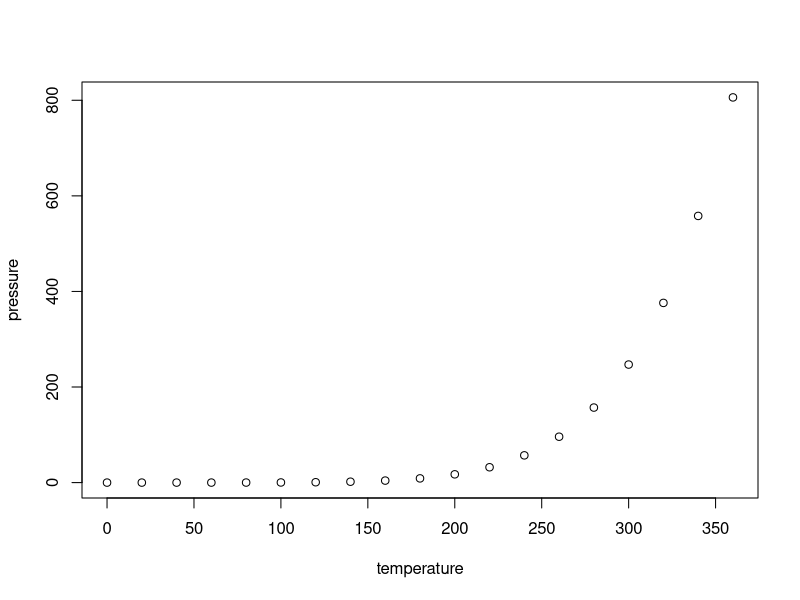
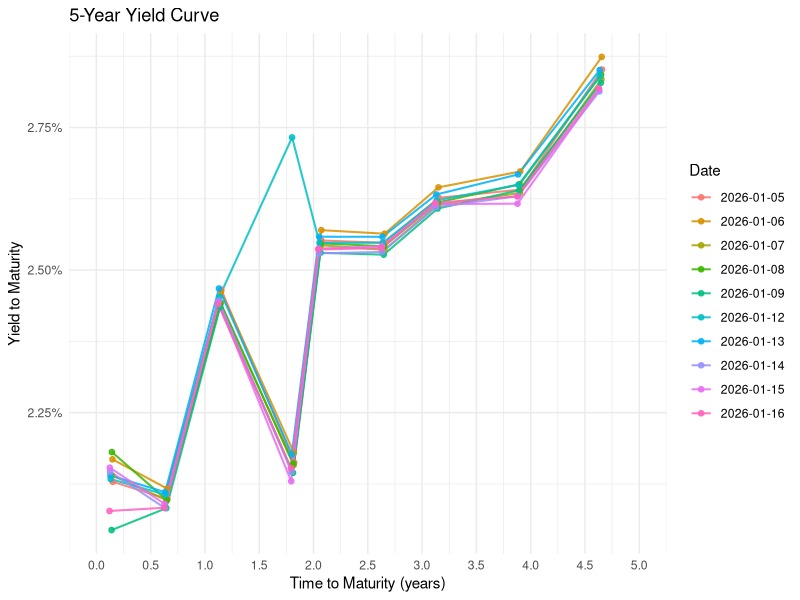
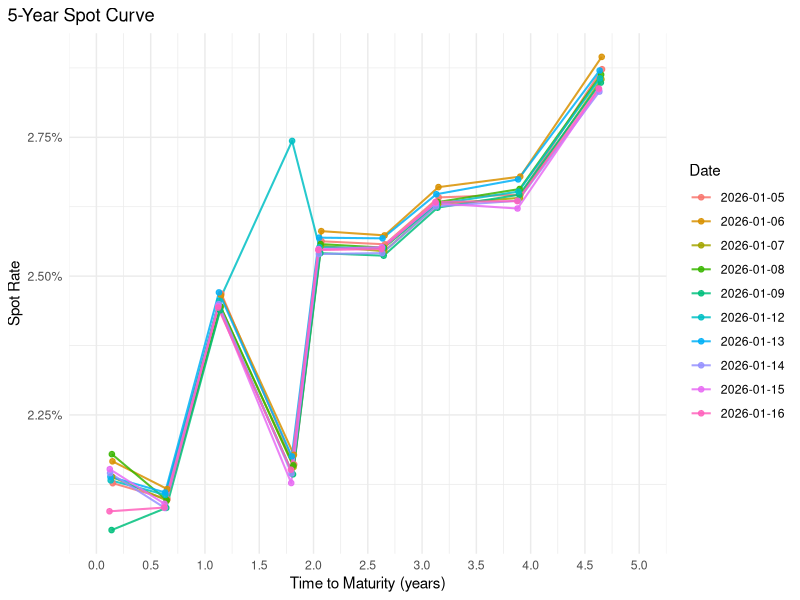
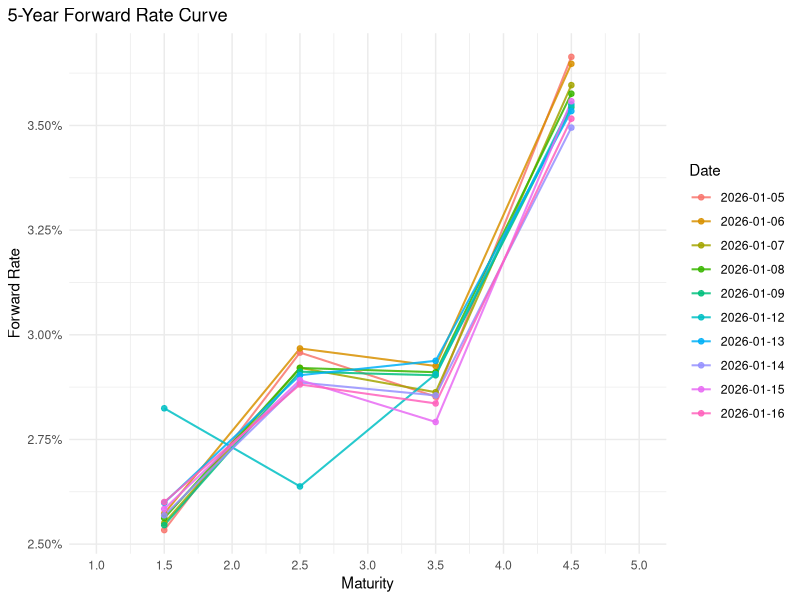

Recreate these plots in R, in order.
## ---- chunk 1
knitr::opts_chunk$set(echo = TRUE)
## ---- chunk 2
summary(cars)
## ---- chunk 3
plot(pressure)
## ---- chunk 4
library(readr)
library(dplyr)
library(tidyr)
library(lubridate)
library(ggplot2)
library(purrr)
library(scales)
library(readxl)

df <- read_excel("APM466_Bond_Data_Final(2).csv.xlsx")
View(df)
## ---- chunk 5
df <- df %>%
  mutate(
    Date = as.Date(Date),
    `Maturity Date` = as.Date(`Maturity Date`),
    Coupon = as.numeric(Coupon),
    `Closing Price` = as.numeric(`Closing Price`),
    TTM = as.numeric(`Maturity Date` - Date) / 365,
    cpn_rate = Coupon / 100
  )

all_dates <- sort(unique(df$Date))
bond_ids  <- sort(unique(df$ISIN))
## ---- chunk 6
pv_cc <- function(y, T, cpn_rate) {
  n_cpn <- floor(2 * T)
  times <- if (n_cpn >= 1) (1:n_cpn) / 2 else numeric(0)
  cpn_sa <- 100 * cpn_rate / 2

  pv_cpn <- sum(cpn_sa * exp(-y * times))
  pv_pri <- 100 * exp(-y * T)
  pv_cpn + pv_pri}

ytm_list <- vector("list", length(all_dates))
names(ytm_list) <- as.character(all_dates)

for (d in all_dates) {
  sub <- df[df$Date == d, c("Date","ISIN","Bond_Name","TTM","cpn_rate","Closing Price")]

  sub <- sub[sub$TTM > 0 & sub$TTM <= 5, ]

  sub <- sub[order(sub$TTM), ]

  sub$ytm <- NA_real_
  for (i in seq_len(nrow(sub))) {
    P <- sub$`Closing Price`[i]
    T <- sub$TTM[i]
    c <- sub$cpn_rate[i]

    f <- function(y) pv_cc(y, T, c) - P
    sub$ytm[i] <- uniroot(f, lower = -0.05, upper = 0.60)$root}
    
  ytm_list[[as.character(d)]] <- sub}

  ytm_panel <- dplyr::bind_rows(ytm_list)
## ---- chunk 7

ggplot(ytm_panel, aes(x = TTM, y = ytm, group = Date, color = factor(Date))) +
  geom_line(linewidth = 0.7, alpha = 0.85) +
  geom_point(size = 1.6, alpha = 0.85) +
  scale_y_continuous(labels = label_percent(accuracy = 0.01)) +
  scale_x_continuous(limits = c(0, 5), breaks = seq(0, 5, by = 0.5)) +
  labs(
    title = "5-Year Yield Curve",
    x = "Time to Maturity (years)",
    y = "Yield to Maturity",
    color = "Date"
  ) +
  theme_minimal(base_size = 11) + theme(legend.position = "right")
## ---- chunk 8
spot_list <- vector("list", length(all_dates))
names(spot_list) <- as.character(all_dates)

for (d in all_dates) {

  sub <- df[df$Date == d, c("Date","ISIN","TTM","cpn_rate","Closing Price")]
  sub <- sub[sub$TTM > 0 & sub$TTM <= 5, ]
  sub <- sub[order(sub$TTM), ]

  n <- nrow(sub)
  sub$spot <- NA_real_

  for (i in 1:n) {

    P <- sub$`Closing Price`[i]
    T <- sub$TTM[i]
    c <- sub$cpn_rate[i]

    cpn_sa <- 100 * c / 2

    n_cpn <- floor(2 * T)
    times <- if (n_cpn >= 1) (1:n_cpn) / 2 else numeric(0)
    times_early <- times[times < T]

    pv_early <- 0
    if (length(times_early) > 0 && i > 1) {
      for (u in times_early) {
        j <- max(which(sub$TTM[1:(i-1)] <= u))
        pv_early <- pv_early + cpn_sa * exp(-sub$spot[j] * u)
      }
    }

    is_coupon_at_T <- abs(T - round(2*T)/2) < 1e-8
    CF_T <- 100 + if (is_coupon_at_T) cpn_sa else 0

    residual <- P - pv_early

    if (residual > 0 && T > 0) {
      sub$spot[i] <- (1 / T) * log(CF_T / residual)
    } else {
      sub$spot[i] <- NA_real_
    }
  }

  spot_list[[as.character(d)]] <- sub
}

spot_panel <- dplyr::bind_rows(spot_list)

## ---- chunk 9

ggplot(spot_panel, aes(x = TTM, y = spot, group = Date, color = factor(Date))) +
  geom_line(linewidth = 0.7, alpha = 0.85, na.rm = TRUE) +
  geom_point(size = 1.6, alpha = 0.85, na.rm = TRUE) +
  scale_y_continuous(labels = label_percent(accuracy = 0.01)) +
  scale_x_continuous(limits = c(0, 5), breaks = seq(0, 5, by = 0.5)) +
  labs(
    title = "5-Year Spot Curve",
    x = "Time to Maturity (years)",
    y = "Spot Rate",
    color = "Date"
  ) +
  theme_minimal(base_size = 11) +
  theme(
    legend.position = "right",
    plot.title.position = "plot"
  )

## ---- chunk 10
# midpoints
t_grid <- 1:5
t_mid  <- (1:4) + 0.5

fwd_list <- vector("list", length(all_dates))
names(fwd_list) <- as.character(all_dates)

for (d in all_dates) {

  sub <- spot_panel[spot_panel$Date == d, c("Date", "TTM", "spot")]
  sub <- sub[!is.na(sub$spot) & sub$TTM > 0, ]
  sub <- sub[order(sub$TTM), ]

  s_on_grid <- approx(x = sub$TTM, y = sub$spot, xout = t_grid, rule = 2)$y

  fwd <- rep(NA_real_, 4)
  if (!any(is.na(s_on_grid))) {
    for (k in 1:4) {
      t1 <- t_grid[k]
      t2 <- t_grid[k + 1]
      s1 <- s_on_grid[k]
      s2 <- s_on_grid[k + 1]
      fwd[k] <- (s2 * t2 - s1 * t1) / (t2 - t1)
    }
  }

  fwd_list[[as.character(d)]] <- data.frame(
    Date = as.Date(d, origin = "1970-01-01"),
    TTM  = t_mid,
    fwd  = fwd
  )
}

# date fix 
fwd_panel <- dplyr::bind_rows(fwd_list)

## ---- chunk 11
ggplot(fwd_panel, aes(x = TTM, y = fwd, group = Date, color = factor(Date))) +
  geom_line(linewidth = 0.7, alpha = 0.85, na.rm = TRUE) +
  geom_point(size = 1.6, alpha = 0.85, na.rm = TRUE) +
  scale_y_continuous(labels = label_percent(accuracy = 0.01)) +
  scale_x_continuous(limits = c(1, 5), breaks = seq(1, 5, by = 0.5)) +
  labs(
    title = "5-Year Forward Rate Curve",
    x = "Maturity",
    y = "Forward Rate",
    color = "Date"
  ) +
  theme_minimal(base_size = 11) +
  theme(
    legend.position = "right",
    plot.title.position = "plot"
  )
    
## ---- chunk 12
## --- Q5 (Yield part): covariance of daily log-returns of 1..5y yields ---

m_grid <- 1:5                      # maturities i = 1,...,5
D <- sort(unique(ytm_panel$Date))  # the 10 dates (should match all_dates)

# 1) build a 10x5 matrix R where R[j,i] = r_{i,j} = yield at maturity i on date j
R <- matrix(NA_real_, nrow = length(D), ncol = length(m_grid))
colnames(R) <- paste0("r", m_grid)
rownames(R) <- as.character(D)

for (jj in seq_along(D)) {
  d <- D[jj]
  sub <- ytm_panel[ytm_panel$Date == d, c("TTM", "ytm")]
  sub <- sub[is.finite(sub$ytm) & sub$TTM > 0, ]
  sub <- sub[order(sub$TTM), ]

  if (nrow(sub) >= 2) {
    R[jj, ] <- approx(x = sub$TTM, y = sub$ytm, xout = m_grid, rule = 2)$y
  }
}

# 2) daily log-returns: X_{i,j} = log(r_{i,j+1}/r_{i,j})
X <- log(R[-1, , drop = FALSE] / R[-nrow(R), , drop = FALSE])
colnames(X) <- paste0("X", m_grid)

# 3) covariance matrix of (X1,...,X5)
cov_yield <- cov(X, use = "complete.obs")
cov_yield

yield_eg <- eigen(cov_yield)

yield_eg$values
yield_eg$vectors


## ---- chunk 13
D <- sort(unique(spot_panel$Date))   # dates (should be 10)
t_grid <- 1:5                        # need s(1),...,s(5)
t1 <- 1
t2_vec <- 2:5                        # gives f(1,2), f(1,3), f(1,4), f(1,5)

# Forward rate matrix: rows = dates, cols = forward tenors
F <- matrix(NA_real_, nrow = length(D), ncol = 4)
rownames(F) <- as.character(D)
colnames(F) <- c("f(1,2)", "f(1,3)", "f(1,4)", "f(1,5)")

for (j in seq_along(D)) {
  d <- D[j]
  sub <- spot_panel[spot_panel$Date == d, c("TTM", "spot")]
  sub <- sub[!is.na(sub$spot) & sub$TTM > 0, ]
  sub <- sub[order(sub$TTM), ]

  if (nrow(sub) >= 2) {
    s_on_grid <- approx(x = sub$TTM, y = sub$spot, xout = t_grid, rule = 2)$y
    s1 <- s_on_grid[1]  # s(1)

    for (k in 1:4) {
      t2 <- t2_vec[k]
      s2 <- s_on_grid[t2]  # s(t2)
      F[j, k] <- (s2 * t2 - s1 * t1) / (t2 - t1)
    }
  }
}

# Daily log-returns X_{i,j} = log(r_{i,j+1} / r_{i,j})
X_fwd <- log(F[-1, , drop = FALSE] / F[-nrow(F), , drop = FALSE])

# Covariance matrix of forward-rate log-returns
cov_fwd <- cov(X_fwd, use = "complete.obs")
cov_fwd

fwd_eg <- eigen(cov_fwd)

fwd_eg$values
fwd_eg$vectors
